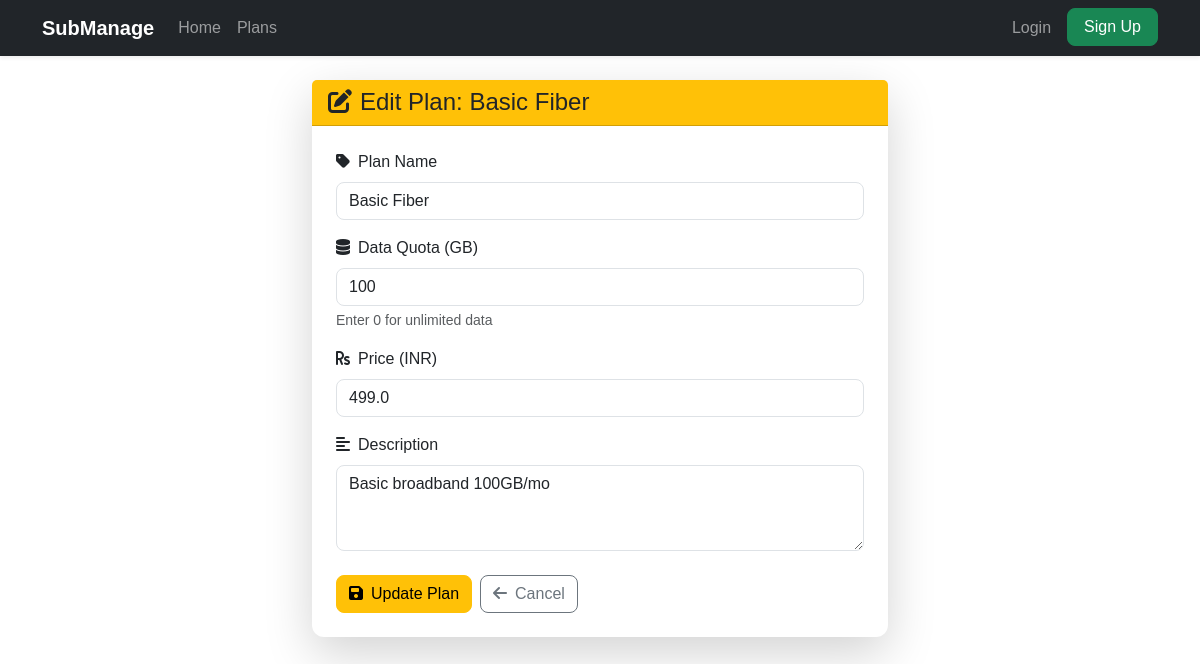
/admin/plans/1/edit (signed in), run on the app's committed database.
### app.py (models this page shows)
class Plan(db.Model):
    id = db.Column(db.Integer, primary_key=True)
    name = db.Column(db.String(120), nullable=False)
    quota_gb = db.Column(db.Integer, nullable=False)
    price = db.Column(db.Float, nullable=False)
    description = db.Column(db.String(500))
    active = db.Column(db.Boolean, default=True)

### app.py (the view, shortened to what this page needs)
@app.route('/admin/plans/<int:plan_id>/edit', methods=['GET','POST'])
def edit_plan(plan_id):
    user = current_user()
    if not user or user.role!='admin':
        return redirect(url_for('login'))
    plan = Plan.query.get_or_404(plan_id)
    return render_template('edit_plan.html', plan=plan)

### app.py (called while the page is built)
def current_user():
    uid = session.get('user_id')
    if not uid:
        return None
    return User.query.get(uid)

### templates/edit_plan.html (shortened to what this page needs)
{% extends "base.html" %}
{% block content %}
<div class="row justify-content-center">
  <div class="col-md-8 col-lg-6">
    <div class="card shadow-lg border-0 mt-4">
      <div class="card-header bg-warning text-dark">
        <h4 class="mb-0">
          <i class="fa fa-edit me-2"></i>Edit Plan: {{ plan.name }}
        </h4>
      </div>
      <div class="card-body p-4">
        <form method="post">
          <div class="mb-3">
            <label for="name" class="form-label">
              <i class="fa fa-tag me-2"></i>Plan Name
            </label>
            <input type="text" class="form-control" id="name" name="name" value="{{ plan.name }}" required>
          </div>
          <div class="mb-3">
            <label for="quota_gb" class="form-label">
              <i class="fa fa-database me-2"></i>Data Quota (GB)
            </label>
            <input type="number" class="form-control" id="quota_gb" name="quota_gb" value="{{ plan.quota_gb }}" required min="0">
            <div class="form-text">Enter 0 for unlimited data</div>
          </div>
          <div class="mb-3">
            <label for="price" class="form-label">
              <i class="fa fa-rupee-sign me-2"></i>Price (INR)
            </label>
            <input type="number" class="form-control" id="price" name="price" step="0.01" value="{{ plan.price }}" required min="0">
          </div>
          <div class="mb-4">
            <label for="description" class="form-label">
              <i class="fa fa-align-left me-2"></i>Description
            </label>
            <textarea class="form-control" id="description" name="description" rows="3">{{ plan.description }}</textarea>
          </div>
          <div class="d-flex gap-2">
            <button type="submit" class="btn btn-warning">
              <i class="fa fa-save me-2"></i>Update Plan
            </button>
            <a href="{{ url_for('admin_dashboard') }}" class="btn btn-outline-secondary">
              <i class="fa fa-arrow-left me-2"></i>Cancel
            </a>
          </div>
        </form>
      </div>
    </div>
  </div>
</div>
{% endblock %}

### templates/base.html (style rules this page uses)
body { font-family: "Poppins", sans-serif; }
.btn { border-radius: 8px; }
.card { border-radius: 12px; box-shadow: 0 2px 10px rgba(0,0,0,0.1); }
.form-control { border-radius: 8px; }

### data on the page
Plan: name "Basic Fiber", quota_gb "100", price "499.0", description "Basic broadband 100GB/mo"
